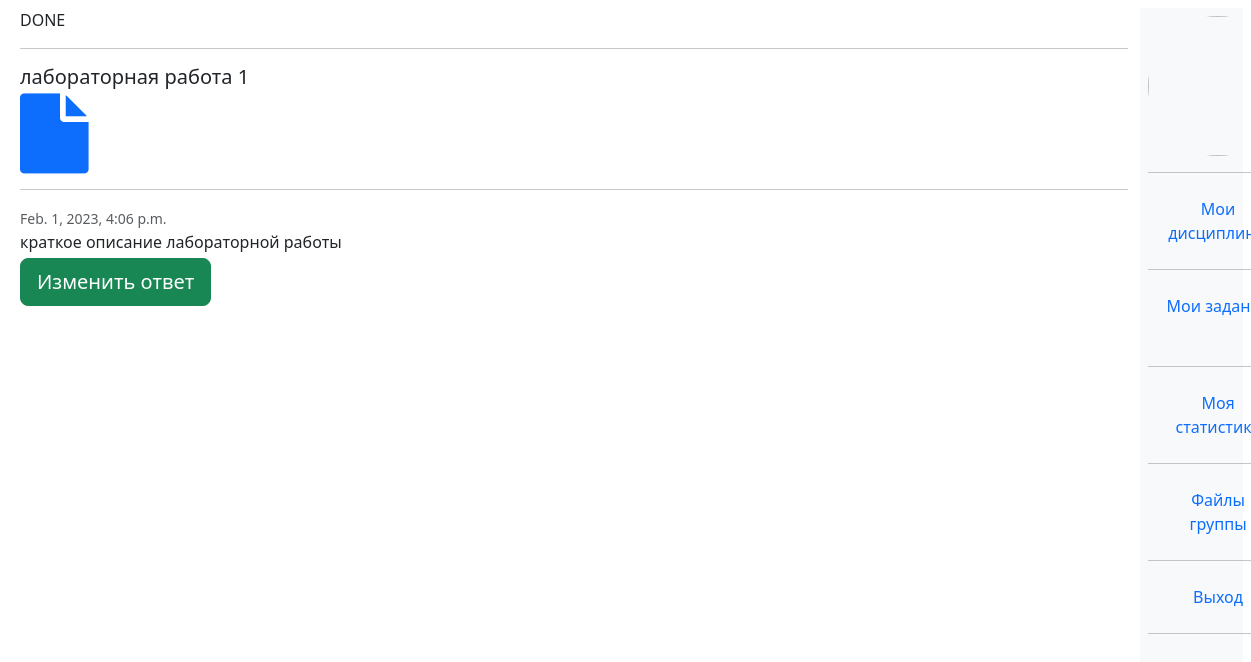
The page /task/CommonTask/38 (signed in) on the database as committed earlier.
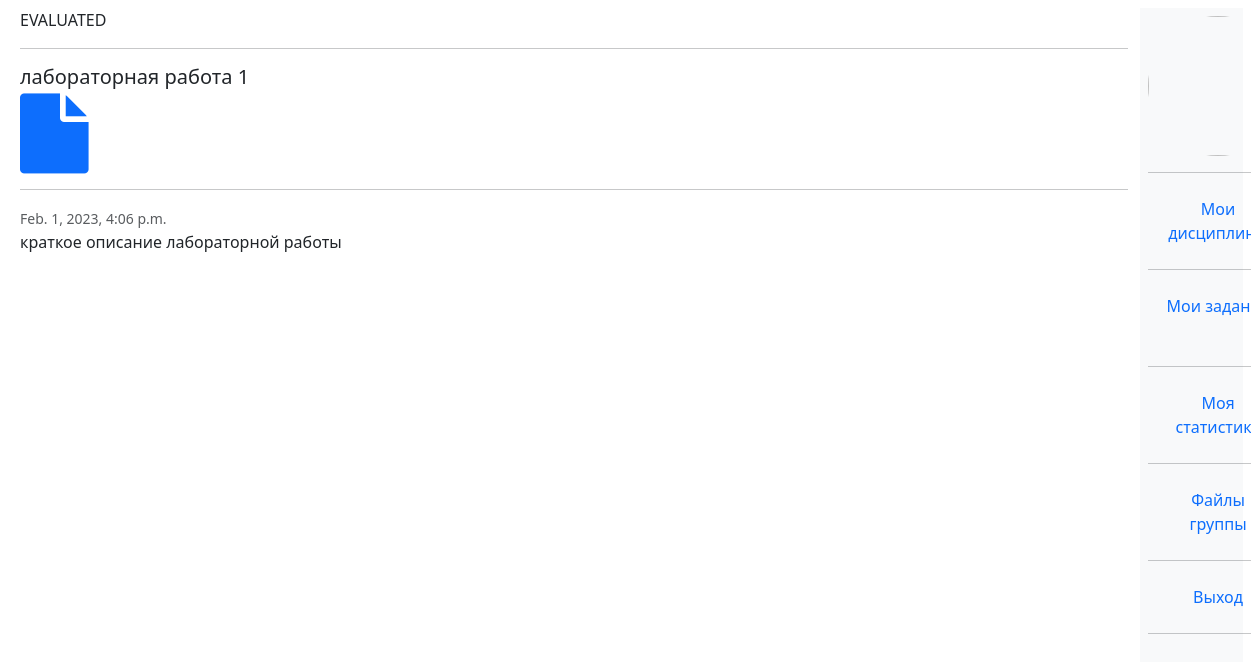
The same page on the database as committed later.
### univ_app/models.py (models this page shows, shortened)
class AnsweredTask(models.Model):
    ASND = "ASSIGNED"
    DONE = "DONE"
    PSSD = "PASSED"
    EVAL = "EVALUATED"
    CHKD = "CHECKED" #for InfoTask
    STATUS_CHOICES = (
        (ASND, "Assigned"),
        (DONE, "Done"),
        (PSSD, "Passed"),
        (EVAL, "Evaluated"),
        (CHKD, "CHECKED"),
    )
    student = models.ForeignKey("Student", blank = True, null = True, on_delete = models.SET_NULL)
    finished_at = models.DateTimeField(auto_now_add = True,blank = True, null = True)
    status = models.CharField(max_length = 255, choices=STATUS_CHOICES, default = ASND, blank = True)
    class Meta:
        abstract = True

class AnsweredCommonTask(AnsweredTask):
    grade = models.IntegerField(null = True, blank = True)
    answer = models.TextField(null = True, default = "")
    file = models.FileField(upload_to = "uploads/answered_common_tasks/" , blank = True, null = True)
    common_task = models.ForeignKey("CommonTask", blank = True, null = True, on_delete = models.CASCADE)
    comment_from_teacher = models.TextField(default = "", blank = True)

### univ_app/decorators.py (the view)
        def wrapper(request, *args, **kwargs):
            group = None
            if request.user.groups.exists():
                group = request.user.groups.all()[0].name
            if group in allowed_groups:
                return view_func(request, *args, **kwargs)
            else:
                return HttpResponse("У вас нет прав доступа к этой странице")

### univ_app/context_processors.py (called while the page is built)
def get_profile_picture_form(request):
    picture_form = PictureForm
    return {"picture_form": picture_form}

### univ_app/models.py (called while the page is built)
    def get_type(self):
        return str(self.__class__.__name__)

### univ_app/templatetags/user_tags.py (called while the page is built)
@register.filter(name='has_group')
def has_group(user, group_name):
    return user.groups.filter(name=group_name).exists()

### univ_app/utils.py (called while the page is built)
def get_task(task_type, task_id):
    if task_type == "CommonTask":
        return get_object_or_404(CommonTask, id = task_id)
    if task_type == "Test":
        return get_object_or_404(Test, id = task_id)
    if task_type == "InfoTask":
        return get_object_or_404(InfoTask, id = task_id)

def is_teacher(user):
    if user.groups.filter(name = "teacher").exists(): return True
    else: return False

def get_ans_task(task, student):
    task_type = task.get_type()
    if task_type== "CommonTask":
        ans_task = AnsweredCommonTask.objects.get(common_task = task, student = student)
    elif task_type == "Test":
        ans_task = TakenTest.objects.get(related_test = task, student = student)
    elif task_type == "InfoTask":
        ans_task = AnsweredInfoTask.objects.get(related_info_task = task, student = student)
    return ans_task

### templates/mutual_views/ts_task.html (shortened to what this page needs)
{%extends "base.html"%}
{%load user_tags%}
{% block ts_task %}
{{ans_task.status}}
<hr>
      <h5 class="mb-1">{{task.title}} </h5>
      {% if task.file%}
      <a class="mb-1" href = {{task.file.url}}> <i class="fa fa-file fa-5x"></i> </a>
      {%endif%}
      <hr>
      <small class="text-muted">{{task.created_at}}</small>
    <p class="mb-1">{{task.description}}</p>
  {% if not request.user|has_group:'teacher' %}
      {%if ans_task.status == "PASSED" or ans_task.status == "EVALUATED" %}
      {%else%}
      <a class = "btn btn-success btn-lg" href ="{% url 's_answer_task' task.get_type task.id %}" name="button">
        {%if task.get_type == "InfoTask"%}
        С материалами ознакомился(ась)
        {%else%}
          {%if ans_task.status == "DONE"%}
          Изменить ответ
          {%elif ans_task.status == "ASSIGNED"%}
          Выполнить задание
          {%endif%}
        {%endif%}
      {%endif%}
    </a>
   {%endif%}
{% endblock %}

Rows that differ between the two databases and show on the page:
changed AnsweredCommonTask: status "DONE" → "EVALUATED"
Other text that changed with them:
text no longer shown: "Изменить ответ"
